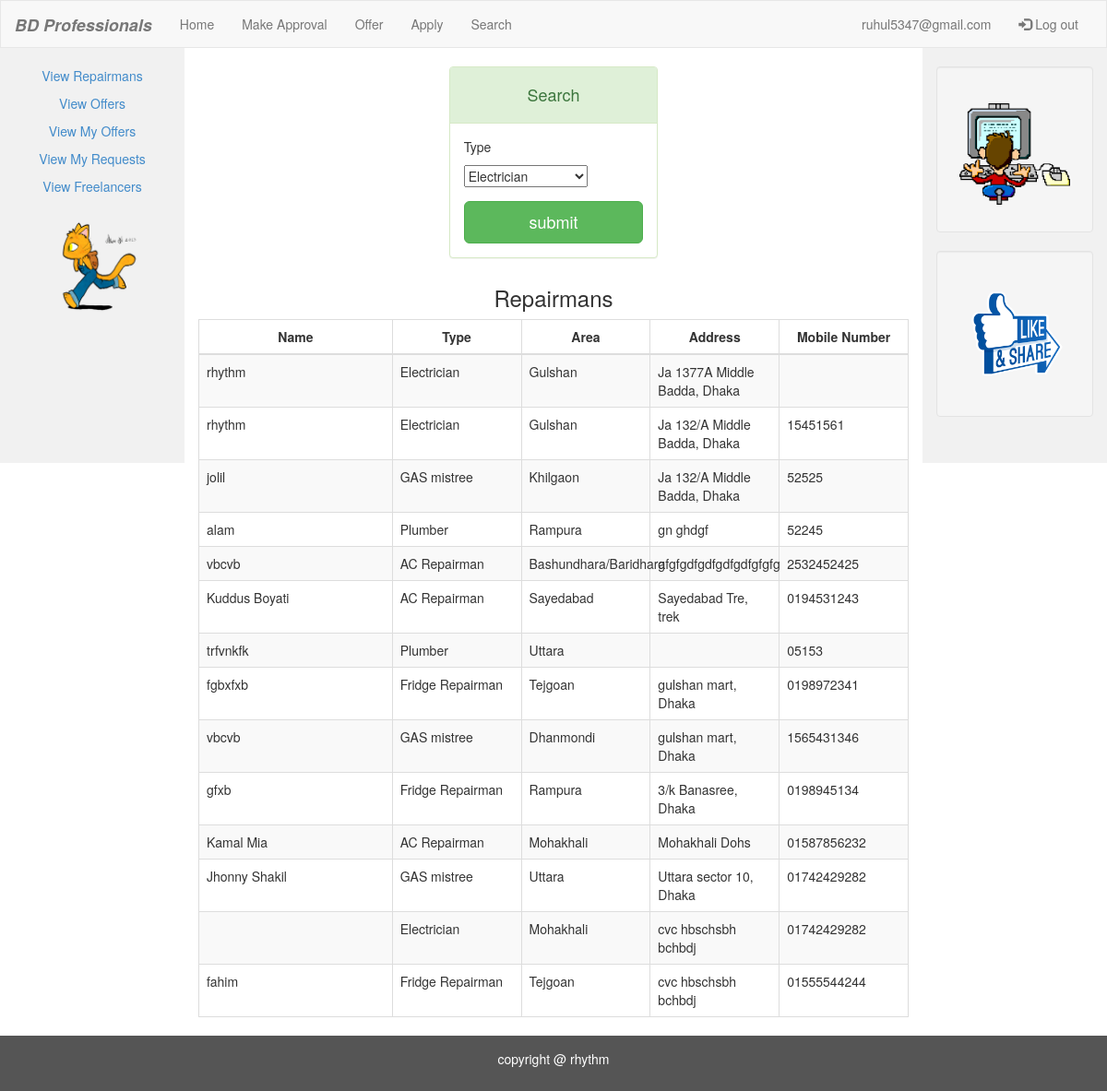
/view_repairman.php (signed in), run on the app's committed database.
### tables this page shows
CREATE TABLE `repairman` (
  `name` varchar(50) NOT NULL,
  `type` varchar(50) NOT NULL,
  `address` varchar(50) NOT NULL,
  `area` varchar(25) NOT NULL,
  `mobile` varchar(25) NOT NULL
);

### view_repairman.php (the view, shortened to what this page needs)
<!DOCTYPE html>
<html lang="en">
<head>
  <link rel="stylesheet" href="bootstrap-3.2.0-dist/css/bootstrap.css">
</head>
<body>
<nav class="navbar navbar-default">
  <div class="container-fluid">
    <div class="navbar-header">
      <a class="navbar-brand" href="fhome.php"><i><b>BD Professionals</b></i></a>
    </div>
    <div class="collapse navbar-collapse" id="myNavbar">
      <ul class="nav navbar-nav">
        <li><a href="fhome.php">Home</a></li>
        <li><a href="approval.php">Make Approval</a></li>
        <li><a href="offer.php">Offer</a></li>
        <li><a href="apply.php">Apply</a></li>
        <li><a href="search.php">Search</a></li>
      </ul>
      <ul class="nav navbar-nav navbar-right">
          <?php
          $email = $_SESSION['SESS_EMAIL'];
          ?>
        <li><a href="#"><?php echo $email ?></a></li>
        <li><a href="logout.php"><span class="glyphicon glyphicon-log-in"></span> Log out</a></li>
      </ul>
    </div>
  </div>
</nav>
<div class="container-fluid text-center">
  <div class="row content">
    <div class="col-sm-2 sidenav">
      <p><a href="view_repairman.php">View Repairmans</a></p>
      <p><a href="offer_view.php">View Offers</a></p>
      <p><a href="my_offer.php">View My Offers</a></p>
      <p><a href="req.php">View My Requests</a></p>
      <p><a href="view_freelancer.php">View Freelancers</a></p>
      <p><h1 class="panel-title">
          <center>
              <h1><a href="#"><img src="1.gif" height="110px"   width="120px"></a></h1></center>
          </h1>
      </p>
    </div>
    <div class="col-sm-8 text-left">
<div class="col-md-4 col-md-offset-4">
    <br>
    <div class="login-panel panel panel-success">
    <div class="panel-heading">
                    <h4 class="panel-title"><center><h4>Search</h4></center></h4>
                </div>
<div class="panel-body">
    <form role="form" method="post" action="view_repairman.php">
        <fieldset>
            <div class="form-group">
                    <p>Type</p>
                    <select name="type">
                        <option value="Electrician">Electrician</option>
                  </select>
            </div>
            <input class="btn btn-lg btn-success btn-block" type="submit" value="submit" name="submit">
        </fieldset>
    </form>
</div>
    </div>
    </div>
<div class="table-scrol">
<div class="table-responsive">
    <table class="table table-bordered table-hover table-striped" style="table-layout: fixed">
        <thead>
        <tr>
            <th colspan="3"><center>Name</center></th>
            <th colspan="2"><center>Type</center></th>
            <th colspan="2"><center>Area</center></th>
            <th colspan="2"><center>Address</center></th>
            <th colspan="2"><center>Mobile Number</center></th>
        </tr>
        </thead>
        <?php
        include("database/db_conection.php");
        if(isset($_POST['submit']))
        {
            ?>
            <h3 align="center"><br><br><br><br><br><br><br><br><br>Repairmans</h3>
            <?php
            $user_type  = $_POST['type'];
            $view_repairman_query="select * from repairman where type = '$user_type'";
            $run=mysqli_query($dbcon,$view_repairman_query);
            while($row=mysqli_fetch_array($run))
            {
                $user_name  = $row[0];
                $user_type = $row[1];
                $user_area  = $row[3];
                $user_address  = $row[2];
                $user_cnumber  = $row[4];
            ?>
            <tr>
                <td colspan="3"><?php echo $user_name;  ?></td>
                <td colspan="2"><?php echo $user_type;  ?></td>
                <td colspan="2"><?php echo $user_area;  ?></td>
                <td colspan="2"><?php echo $user_address;  ?></td>
                <td colspan="2"><?php echo $user_cnumber;  ?></td>
            </tr>
       <?php }?>
        <?php }
        else
        {
            ?>
        <h3 align="center"><br><br><br><br><br><br><br><br><br>Repairmans</h3>
        <?php
            $view_repairman_query="select * from repairman";
            $run=mysqli_query($dbcon,$view_repairman_query);
            while($row=mysqli_fetch_array($run))
            {
                $user_name  = $row[0];
                $user_type = $row[1];
                $user_area  = $row[3];
                $user_address  = $row[2];
                $user_cnumber  = $row[4];
            ?>
            <tr>
                <td colspan="3"><?php echo $user_name;  ?></td>
                <td colspan="2"><?php echo $user_type;  ?></td>
                <td colspan="2"><?php echo $user_area;  ?></td>
                <td colspan="2"><?php echo $user_address;  ?></td>
                <td colspan="2"><?php echo $user_cnumber;  ?></td>
            </tr>
            <?php } ?>
        <?php } ?>
    </table>
        </div>
</div>
    </div>
    <div class="col-sm-2 sidenav">
      <div class="well">
        <p><h1 class="panel-title">
          <center>
              <h1><a href="#"><img src="2.gif" height="110px"   width="120px"></a></h1></center>
          </h1>
        </p>
      </div>
      <div class="well">
        <p><h1 class="panel-title">
          <center>
              <h1><a href="https://www.facebook.com/ruhul.kabir.3"><img src="f2.gif" height="110px"   width="120px"></a></h1></center>
          </h1>
        </p>
      </div>
    </div>
  </div>
</div>
<footer class="container-fluid text-center">
  <p>copyright @ rhythm</p>
</footer>
</body>
</html>

### view_repairman.php (style rules this page uses)
.navbar { margin-bottom: 0; border-radius: 0; }
.row.content { height: 450px }
.sidenav { padding-top: 20px; background-color: #f1f1f1; height: 100%; }
footer { background-color: #555; color: white; padding: 15px; }

### data on the page
repairman: name "rhythm", type "Electrician", area "Gulshan", address "Ja 1377A Middle Badda, Dhaka"
repairman: name "rhythm", type "Electrician", area "Gulshan", address "Ja 132/A Middle Badda, Dhaka", mobile "15451561"
repairman: name "jolil", type "GAS mistree", area "Khilgaon", address "Ja 132/A Middle Badda, Dhaka", mobile "52525"
repairman: name "alam", type "Plumber", area "Rampura", address "gn ghdgf", mobile "52245"
repairman: name "vbcvb", type "AC Repairman", area "Bashundhara/Baridhara", address "gfgfgdfgdfgdfgdfgfgfg", mobile "2532452425"
repairman: name "Kuddus Boyati", type "AC Repairman", area "Sayedabad", address "Sayedabad Tre, trek", mobile "0194531243"
repairman: name "trfvnkfk", type "Plumber", area "Uttara", mobile "05153"
repairman: name "fgbxfxb", type "Fridge Repairman", area "Tejgoan", address "gulshan mart, Dhaka", mobile "0198972341"
repairman: name "vbcvb", type "GAS mistree", area "Dhanmondi", address "gulshan mart, Dhaka", mobile "1565431346"
repairman: name "gfxb", type "Fridge Repairman", area "Rampura", address "3/k Banasree, Dhaka", mobile "0198945134"
repairman: name "Kamal Mia", type "AC Repairman", area "Mohakhali", address "Mohakhali Dohs", mobile "01587856232"
repairman: name "Jhonny Shakil", type "GAS mistree", area "Uttara", address "Uttara sector 10, Dhaka", mobile "01742429282"
repairman: type "Electrician", area "Mohakhali", address "cvc hbschsbh bchbdj", mobile "01742429282"
repairman: name "fahim", type "Fridge Repairman", area "Tejgoan", address "cvc hbschsbh bchbdj", mobile "01555544244"

### other printed values
$email "ruhul5347@gmail.com"
